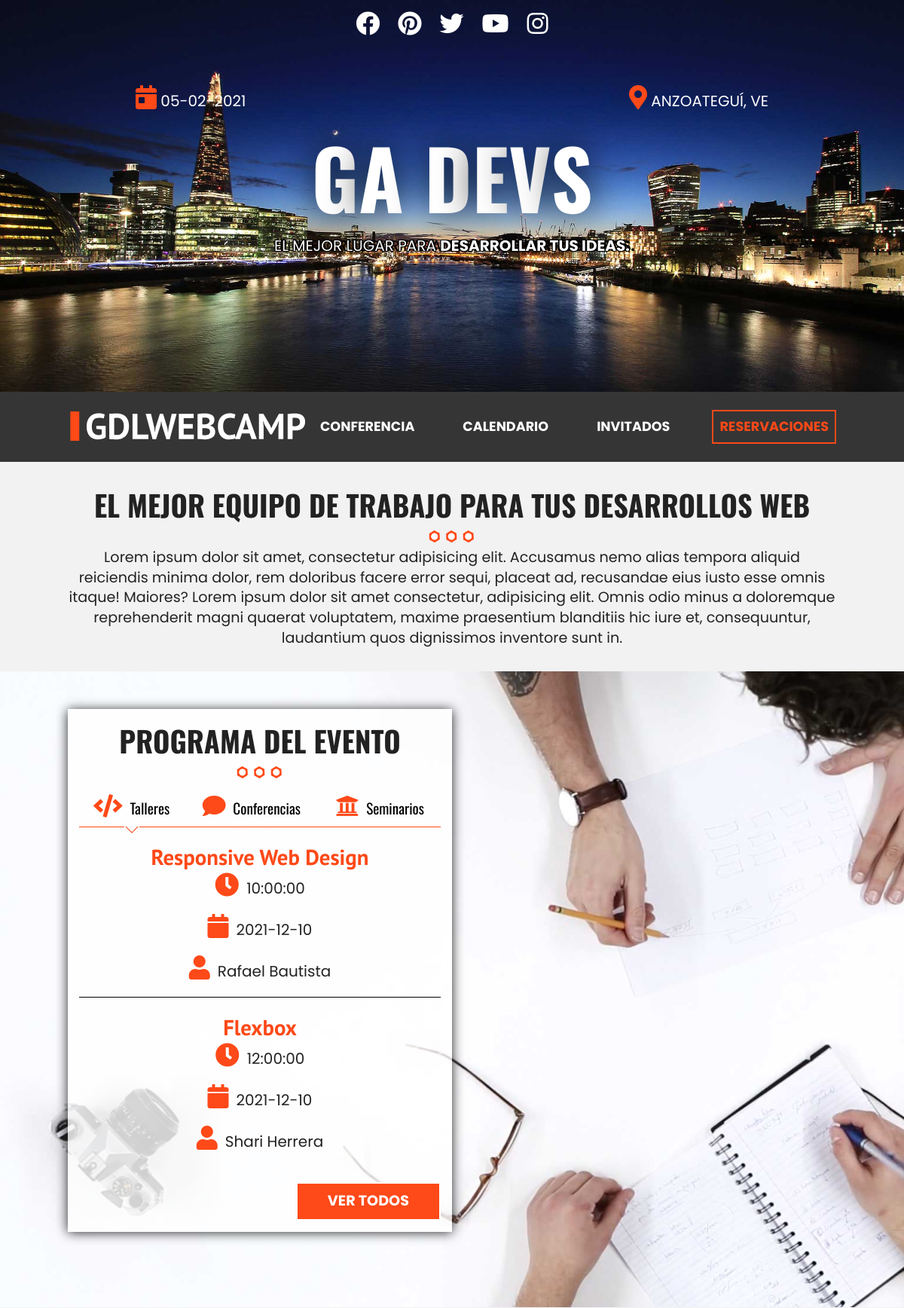
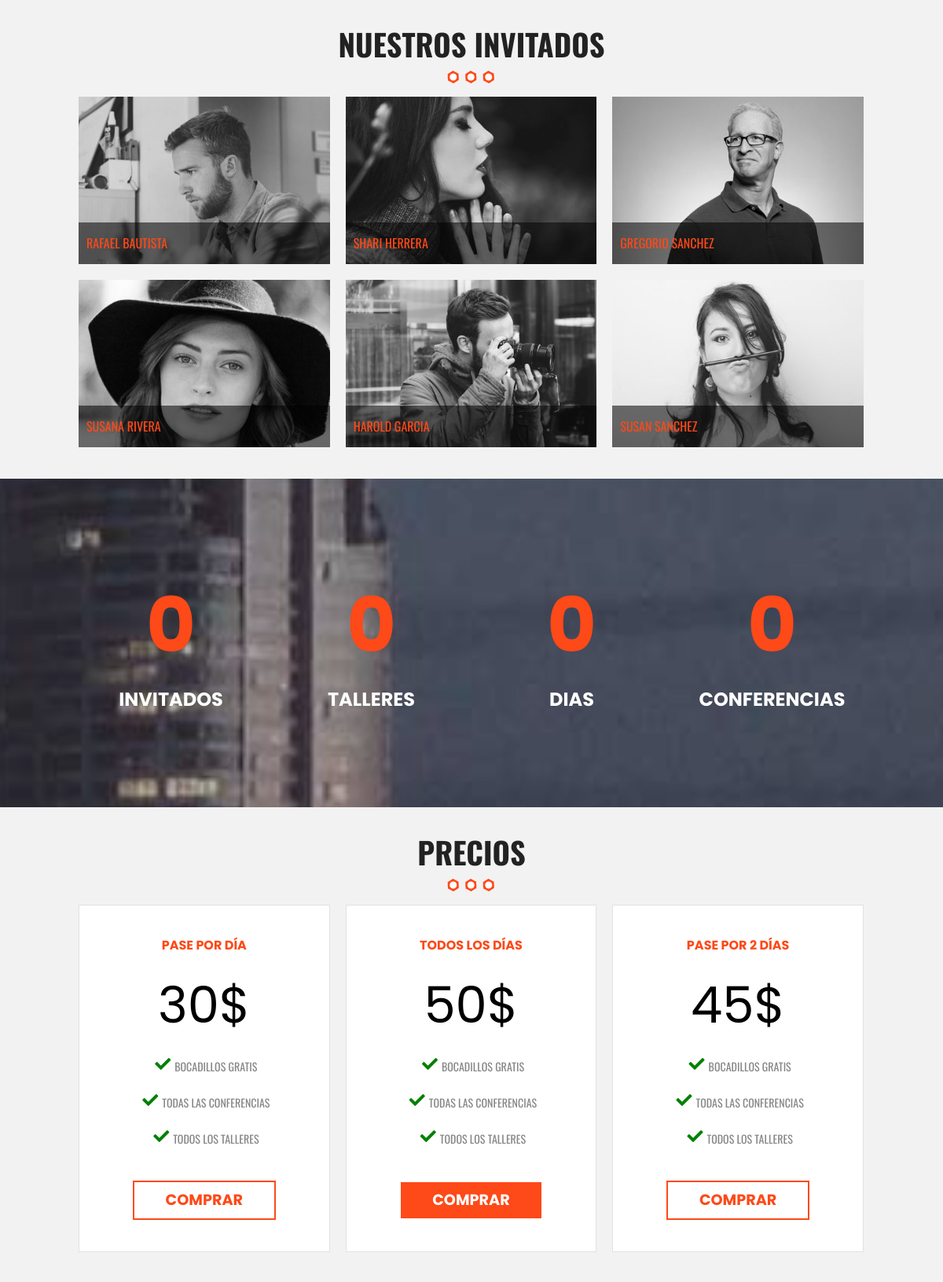
The page / (upper part) on the database its author committed (2 pictures, top to bottom).
### tables this page shows
CREATE TABLE IF NOT EXISTS `categoria_evento` (
  `id_categoria` tinyint(10) NOT NULL AUTO_INCREMENT,
  `cat_evento` varchar(50) NOT NULL,
  `icono` varchar(15) NOT NULL,
  PRIMARY KEY (`id_categoria`)
);

CREATE TABLE IF NOT EXISTS `eventos` (
  `evento_id` tinyint(10) NOT NULL AUTO_INCREMENT,
  `nombre_evento` varchar(80) NOT NULL,
  `fecha_evento` date NOT NULL,
  `hora_evento` time NOT NULL,
  `id_cat_evento` tinyint(10) NOT NULL,
  `id_inv` tinyint(10) NOT NULL,
  `clave` varchar(10) NOT NULL,
  PRIMARY KEY (`evento_id`),
  KEY `id_cat_evento` (`id_cat_evento`),
  KEY `id_inv_fk` (`id_inv`)
);

CREATE TABLE IF NOT EXISTS `invitados` (
  `invitado_id` tinyint(10) NOT NULL AUTO_INCREMENT,
  `nombre_invitado` varchar(30) NOT NULL,
  `apellido_invitado` varchar(30) NOT NULL,
  `descripcion` text NOT NULL,
  `url_imagen` varchar(50) NOT NULL,
  PRIMARY KEY (`invitado_id`)
);

### index.php (the view, shortened to what this page needs)
<?php
include 'includes/templates/header.php'
?>
<section class="seccion contenedor">
  <h2>El Mejor Equipo de Trabajo para tus Desarrollos Web</h2>
  <p class="texto-resumen">Lorem ipsum dolor sit amet, consectetur adipisicing elit. Accusamus nemo alias tempora aliquid reiciendis minima
    dolor, rem doloribus facere error sequi, placeat ad, recusandae eius iusto esse omnis itaque! Maiores? Lorem ipsum
    dolor sit amet consectetur, adipisicing elit. Omnis odio minus a doloremque reprehenderit magni quaerat
    voluptatem, maxime praesentium blanditiis hic iure et, consequuntur, laudantium quos dignissimos inventore sunt
    in.</p>
</section>
<section class="programa">
  <div class="contenedor contenido-video">
    <video autoplay="autoplay" muted loop poster="img/bg-talleres.jpg">
      <source src="video/video.mp4" type="video/mp4">
      <source src="video/video.webm" type="video/webm">
      <source src="video/video.ogv" type="video/ogg">
    </video>
  </div>
  <div class="contenido-programa">
    <div class="contenedor">
      <div class="programa-evento">
        <h2>Programa del Evento</h2>
        <?php
        try {
          require 'includes/functions/db.php';
          $sql = "SELECT * FROM categoria_evento ORDER BY id_categoria DESC";
          $resultado = $conn->query($sql);
        } catch (\Exception $e) {
          echo $e->getMessage();
        }
        ?>
        <nav class="menu-programa">
          <?php
          while ($cat = $resultado->fetch_assoc()) :
            $datos = array(
              'categoria' => $cat['cat_evento'],
              'icono' => "fa " . $cat['icono']
            )
          ?>
            <a href="#<?php echo strtolower($datos['categoria']); ?>"><i class="<?php echo $datos['icono']; ?>"></i><?php echo $datos['categoria']; ?></a>
          <?php
          endwhile;
          ?>
        </nav>
        <?php
        try {
          $sql = "SELECT evento_id, nombre_evento, fecha_evento, hora_evento, cat_evento, icono, nombre_invitado, apellido_invitado ";
          $sql .= "FROM eventos ";
          $sql .= "INNER JOIN categoria_evento ";
          $sql .= "ON eventos.id_cat_evento = categoria_evento.id_categoria ";
          $sql .= "INNER JOIN invitados ";
          $sql .= "ON eventos.id_inv = invitados.invitado_id ";
          $sql .= "AND eventos.id_cat_evento = 3 ";
          $sql .= "ORDER BY evento_id LIMIT 2;";
          $sql .= "SELECT evento_id, nombre_evento, fecha_evento, hora_evento, cat_evento, icono, nombre_invitado, apellido_invitado ";
          $sql .= "FROM eventos ";
          $sql .= "INNER JOIN categoria_evento ";
          $sql .= "ON eventos.id_cat_evento = categoria_evento.id_categoria ";
          $sql .= "INNER JOIN invitados ";
          $sql .= "ON eventos.id_inv = invitados.invitado_id ";
          $sql .= "AND eventos.id_cat_evento = 2 ";
          $sql .= "ORDER BY evento_id LIMIT 2;";
          $sql .= "SELECT evento_id, nombre_evento, fecha_evento, hora_evento, cat_evento, icono, nombre_invitado, apellido_invitado ";
          $sql .= "FROM eventos ";
          $sql .= "INNER JOIN categoria_evento ";
          $sql .= "ON eventos.id_cat_evento = categoria_evento.id_categoria ";
          $sql .= "INNER JOIN invitados ";
          $sql .= "ON eventos.id_inv = invitados.invitado_id ";
          $sql .= "AND eventos.id_cat_evento = 1 ";
          $sql .= "ORDER BY evento_id LIMIT 2;";
        } catch (\Exception $e) {
          echo $e->getMessage();
        }
        ?>
        <?php $conn->multi_query($sql); ?>
        <?php do {
          $resultado = $conn->store_result();
          $row = $resultado->fetch_all(MYSQLI_ASSOC);
        ?>
          <?php $i = 0; ?>
          <?php foreach ($row as $evento) :
            $datosEvento = array(
              'titulo' => $evento['nombre_evento'],
              'nombre' => $evento['nombre_invitado'] . " " . $evento['apellido_invitado'],
              'hora' => $evento['hora_evento'],
              'fecha' => $evento['fecha_evento']
            )
          ?>
            <?php if ($i % 2 == 0) : ?>
              <div id="<?php echo strtolower($evento['cat_evento']); ?>" class="info-curso none clearfix">
              <?php endif;  ?>
              <div class="detalle-evento">
                <h3><?php echo $datosEvento['titulo']; ?></h3>
                <p><i class="fas fa-clock"></i><?php echo $datosEvento['hora']; ?></p>
                <p><i class="fas fa-calendar"></i><?php echo $datosEvento['fecha']; ?></p>
                <p><i class="fas fa-user"></i><?php echo $datosEvento['nombre']; ?></p>
              </div>
              <?php if ($i % 2 == 1) : ?>
                <a href="" class="button float-right">Ver Todos</a>
              </div>
            <?php endif; ?>
            <?php $i++; ?>
          <?php endforeach; ?>
        <?php
        } while ($conn->more_results() && $conn->next_result()); ?>
      </div>
    </div>
  </div>
</section>
<?php include 'includes/templates/invitados.php' ?>
<div class="contador parallax">
  <div class="contenedor">
    <ul class="resumen-evento clearfix">
      <li>
        <p class="numero">0</p>Invitados
      </li>
      <li>
        <p class="numero">0</p>Talleres
      </li>
      <li>
        <p class="numero">0</p>Dias
      </li>
      <li>
        <p class="numero">0</p>Conferencias
      </li>
    </ul>
  </div>
</div>
<section class="precios seccion">
  <h2>Precios</h2>
  <div class="contenedor">
    <ul class="lista-precios clearfix">
      <li>
        <div class="tabla-precio">
          <h3>Pase Por Día</h3>
          <p class="numero">30$</p>
          <ul>
            <li><i class="fas fa-check"></i>Bocadillos Gratis</li>
            <li><i class="fas fa-check"></i>Todas las Conferencias</li>
            <li><i class="fas fa-check"></i>Todos los Talleres</li>
          </ul>
          <a href="#" class="button hollow">Comprar</a>
        </div>
      </li>
      <li>
        <div class="tabla-precio">
          <h3>Todos Los Días</h3>
          <p class="numero">50$</p>
          <ul>
            <li><i class="fas fa-check"></i>Bocadillos Gratis</li>
            <li><i class="fas fa-check"></i>Todas las Conferencias</li>
            <li><i class="fas fa-check"></i>Todos los Talleres</li>
          </ul>
          <a href="#" class="button">Comprar</a>
        </div>
      </li>
      <li>
        <div class="tabla-precio">
          <h3>Pase Por 2 Días</h3>
          <p class="numero">45$</p>
          <ul>
            <li><i class="fas fa-check"></i>Bocadillos Gratis</li>
            <li><i class="fas fa-check"></i>Todas las Conferencias</li>
            <li><i class="fas fa-check"></i>Todos los Talleres</li>
          </ul>
          <a href="#" class="button hollow">Comprar</a>
        </div>
      </li>
    </ul>
  </div>
</section>
<?php include 'includes/templates/footer.php' ?>

### includes/templates/invitados.php (shortened to what this page needs)
<?php
try {
    require 'includes/functions/db.php';
    $sql = "SELECT * FROM invitados";
    $resultado = $conn->query($sql);
} catch (\Exception $e) {
    echo $e->getMessage();
}
?>
<section class="invitados contenedor seccion">
    <h2>Nuestros Invitados</h2>
    <ul class="lista-invitados clearfix">
        <?php while ($invitados = $resultado->fetch_assoc()) :
            $invitado = array(
                'id' => $invitados['invitado_id'],
                'nombre' => $invitados['nombre_invitado'] . " " . $invitados['apellido_invitado'],
                'descripcion' => $invitados['descripcion'],
                'imagen' => $invitados['url_imagen']
            );
        ?>
            <li>
                <div class="invitado">
                    <a class="invitado-info" href="#invitado<?php echo $invitado['id']; ?>">
                        <img src="img/<?php echo $invitado['imagen'];  ?>" alt="<?php echo "Invitado: " . $invitado['nombre']; ?>">
                        <p><?php echo $invitado['nombre']; ?></p>
                    </a>
                </div>
            </li>
        <?php endwhile; ?>
    </ul>
</section>

### rows shown on the page
categoria_evento: cat_evento "Talleres"
categoria_evento: cat_evento "Conferencias"
categoria_evento: cat_evento "Seminarios"
eventos: nombre_evento "Responsive Web Design", hora_evento "10:00:00", fecha_evento "2021-12-10", nombre "Rafael Bautista"
eventos: nombre_evento "Flexbox", hora_evento "12:00:00", fecha_evento "2021-12-10", nombre "Shari Herrera", shows "VER TODOS"
invitados: url_imagen (picture), nombre "RAFAEL BAUTISTA"
invitados: url_imagen (picture), nombre "SHARI HERRERA"
invitados: url_imagen (picture), nombre "GREGORIO SANCHEZ"
invitados: url_imagen (picture), nombre "SUSANA RIVERA"
invitados: url_imagen (picture), nombre "HAROLD GARCIA"
invitados: url_imagen (picture), nombre "SUSAN SANCHEZ"
